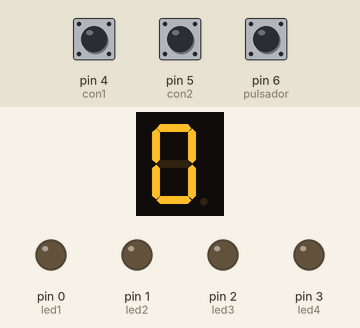
A sketch run on a simulated Arduino Uno, built with avr-gcc and run on an emulated ATmega328P. Shown: 1-digit seven-segment display, output pins drawn as LEDs (lit = HIGH). Wiring (inferred from the names in the program): 1-digit 7-segment display, segments lit when HIGH: segments pin 7, pin 8, pin 9, pin 10, pin 11, pin 12, pin 13. The test bench sets the inputs (shaded band); at power-on: pin 6 (pulsador) HIGH, pin 4 (con1) HIGH, pin 5 (con2) HIGH. The segment pins are drawn as the display they are named for; pins used as bus, display or sensor lines are not drawn.

Above: at 1.2 s.
1.3 s: pin 6 (pulsador) pulled LOW for 0.15 s
At 1.7 s:
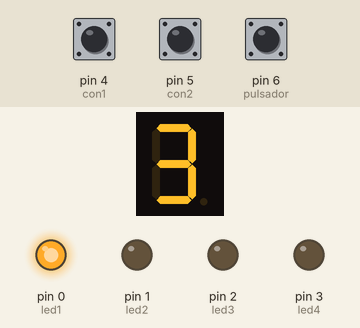
At 5.1 s:
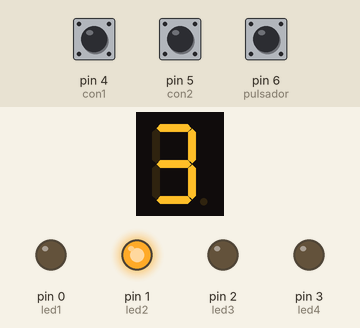
Timing chart, 0 to 16.4 s (numbered marks = the images above; inputs shaded):
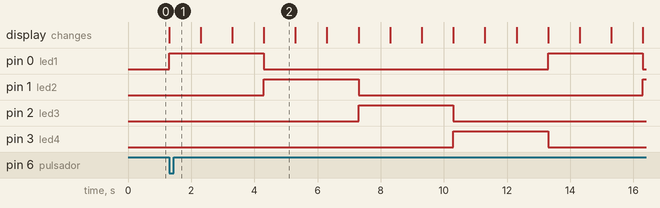

Measured:
- after the input at 1.3 s, pin 0 (led1): alternates HIGH for 3.0 s and LOW for 9.0 s, starting at once; pin 1 (led2): LOW → HIGH after 3.0 s, → LOW 3.0 s later, → HIGH 9.0 s later; pin 2 (led3): LOW → HIGH after 6.0 s, → LOW 3.0 s later; pin 3 (led4): LOW → HIGH after 9.0 s, → LOW 3.0 s later; the display: changes at once (image 1)
- what the display in image 2 shows lasts 1.0 s, from 4.3 s to 5.3 s

The sketch:

tema4-15.ino
```cpp
const int a = 7;
const int b = 8;
const int c = 9;
const int d = 10;
const int e = 11;
const int f = 12;
const int g = 13;
const int con1 = 4;
const int con2 = 5;
const int pulsador = 6;
int led = 0;
#define led1 0
#define led2 1
#define led3 2
#define led4 3

void numero(int i) {
  switch (i) {
    case 0:
      digitalWrite(a, HIGH);                // encendido número 0
      digitalWrite(b, HIGH);
      digitalWrite(c, HIGH);
      digitalWrite(d, HIGH);
      digitalWrite(e, HIGH);
      digitalWrite(f, HIGH);
      digitalWrite(g, LOW);
      break;
    case 1:
      digitalWrite(a, LOW);                 // encendido número 1
      digitalWrite(b, HIGH);
      digitalWrite(c, HIGH);
      digitalWrite(d, LOW);
      digitalWrite(e, LOW);
      digitalWrite(f, LOW);
      digitalWrite(g, LOW);
      break;
    case 2:
      digitalWrite(a, HIGH);                // encendido número 2
      digitalWrite(b, HIGH);
      digitalWrite(c, LOW);
      digitalWrite(d, HIGH);
      digitalWrite(e, HIGH);
      digitalWrite(f, LOW);
      digitalWrite(g, HIGH);
      break;
    case 3:
      digitalWrite(a, HIGH);                // encendido número 3
      digitalWrite(b, HIGH);
      digitalWrite(c, HIGH);
      digitalWrite(d, HIGH);
      digitalWrite(e, LOW);
      digitalWrite(f, LOW);
      digitalWrite(g, HIGH);
      break;
    case 4:
      digitalWrite(a, LOW);                // encendido número 4
      digitalWrite(b, HIGH);
      digitalWrite(c, HIGH);
      digitalWrite(d, LOW);
      digitalWrite(e, LOW);
      digitalWrite(f, HIGH);
      digitalWrite(g, HIGH);
      break;
    case 5:
      digitalWrite(a, HIGH);                // encendido número 5
      digitalWrite(b, LOW);
      digitalWrite(c, HIGH);
      digitalWrite(d, HIGH);
      digitalWrite(e, LOW);
      digitalWrite(f, HIGH);
      digitalWrite(g, HIGH);
      break;
    case 6:
      digitalWrite(a, HIGH);                // encendido número 6
      digitalWrite(b, LOW);
      digitalWrite(c, HIGH);
      digitalWrite(d, HIGH);
      digitalWrite(e, HIGH);
      digitalWrite(f, HIGH);
      digitalWrite(g, HIGH);
      break;
    case 7:
      digitalWrite(a, HIGH);                // encendido número 7
      digitalWrite(b, HIGH);
      digitalWrite(c, HIGH);
      digitalWrite(d, LOW);
      digitalWrite(e, LOW);
      digitalWrite(f, LOW);
      digitalWrite(g, LOW);
      break;
    case 8:
      digitalWrite(a, HIGH);                // encendido número 8
      digitalWrite(b, HIGH);
      digitalWrite(c, HIGH);
      digitalWrite(d, HIGH);
      digitalWrite(e, HIGH);
      digitalWrite(f, HIGH);
      digitalWrite(g, HIGH);
      break;
    case 9:
      digitalWrite(a, HIGH);                // encendido número 9
      digitalWrite(b, HIGH);
      digitalWrite(c, HIGH);
      digitalWrite(d, HIGH);
      digitalWrite(e, LOW);
      digitalWrite(f, HIGH);
      digitalWrite(g, HIGH);
      break;
  }
}

void riego() {
  while (led < 4) {
    numero(3);
    digitalWrite(led, HIGH);
    delay(1000);
    numero(2);
    delay(1000);
    numero(1);
    delay(1000);
    digitalWrite(led, LOW);
    led++;
    numero(0);
  }
}

void setup() {
  // put your setup code here, to run once:
  pinMode(a, OUTPUT);
  pinMode(b, OUTPUT);
  pinMode(c, OUTPUT);
  pinMode(d, OUTPUT);
  pinMode(e, OUTPUT);
  pinMode(f, OUTPUT);
  pinMode(g, OUTPUT);
  pinMode(led1, OUTPUT);
  pinMode(led2, OUTPUT);
  pinMode(led3, OUTPUT);
  pinMode(led4, OUTPUT);
  pinMode(con1, INPUT_PULLUP);
  pinMode(con2, INPUT_PULLUP);
  pinMode(pulsador, INPUT_PULLUP);
  numero(0);
}

void loop() {
  // put your main code here, to run repeatedly:
  while (digitalRead(pulsador) == LOW) {
    if (digitalRead(con1) == LOW) {
      if (digitalRead(con2) == LOW) {
        led = 0;
      }
      else {
        riego();
        led = 0;
      }
    }

    else {
      if (digitalRead(con2) == LOW) {
        riego();
        led = 0;
        riego();
      }

      else {
        riego();
        led = 0;
        riego();
        led = 0;
        riego();
        led = 0;
      }
    }
  }
}
```
